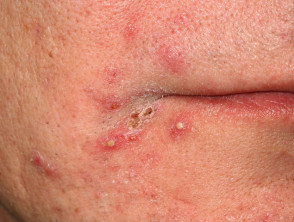
#> input picture dataset/acnee/1.jpg, 294 x 222 px; its folder holds 4 pictures in this run
$ python Tema_2.py
#> lines starting #> are read from the running program, lines starting #| are printed output that depends on the picture
import os
import numpy as np
from skimage import io
from skimage.transform import resize
from sklearn.model_selection import train_test_split
from sklearn.neighbors import KNeighborsClassifier
from sklearn.naive_bayes import GaussianNB
from sklearn import metrics
from sklearn.preprocessing import StandardScaler
from sklearn.model_selection import GridSearchCV
import matplotlib.pyplot as plt
import time
import seaborn as sns
from sklearn.metrics import confusion_matrix, classification_report, accuracy_score

# Definiți funcția pentru a încărca imaginile dintr-un folder
def load_images_from_folder(folder):
#> called with folder = 'dataset/acnee'
    images = []
    labels = []
    for filename in os.listdir(folder):
        img_path = os.path.join(folder, filename)
        img = io.imread(img_path)
#> img is the input picture: shape (222, 294, 3); mean R, G, B 211.2, 134.3, 110.5
        img_resized = resize(img, (50, 50))  # Redimensionați imaginile la o dimensiune fixă
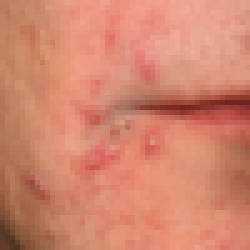
#> img_resized: shape (50, 50, 3) float64 (shown 5 times larger); mean R, G, B 0.828, 0.527, 0.433
        images.append(img_resized.flatten())
        labels.append(folder.split('-')[-1])  # Adăugați eticheta în funcție de numele folderului
#> pass 2 of the loop in load_images_from_folder, `for filename in os.listdir(folder):`:
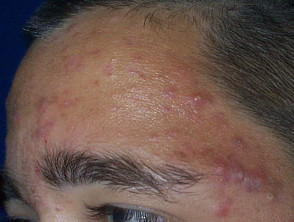
#> input picture dataset/acnee/10.jpg, 294 x 222 px
#> in load_images_from_folder, img is the input picture: shape (222, 294, 3); mean R, G, B 108.7, 85.9, 77.5
#> in load_images_from_folder, `img_resized = resize(img, (50, 50))`:
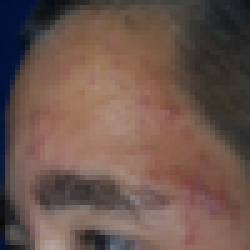
#> img_resized: shape (50, 50, 3) float64 (shown 5 times larger); mean R, G, B 0.426, 0.337, 0.304
#> pass 3 of the loop in load_images_from_folder, `for filename in os.listdir(folder):`:
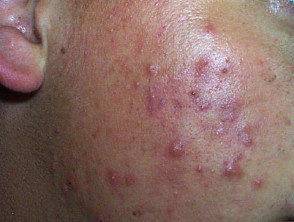
#> input picture dataset/acnee/11.jpg, 294 x 222 px
#> in load_images_from_folder, img is the input picture: shape (222, 294, 3); mean R, G, B 137, 106.8, 99.9
#> in load_images_from_folder, `img_resized = resize(img, (50, 50))`:
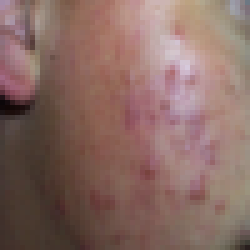
#> img_resized: shape (50, 50, 3) float64 (shown 5 times larger); mean R, G, B 0.537, 0.419, 0.392
#> the loop made 4 passes; the first 3 are shown
    return images, labels

# Încărcați imaginile de antrenare
folder1_path = 'dataset/acnee'
folder2_path = 'dataset/cheratoza'

images1, labels1 = load_images_from_folder(folder1_path)
images2, labels2 = load_images_from_folder(folder2_path)
#> (the run stopped early here; a loop or call above may not have finished)
